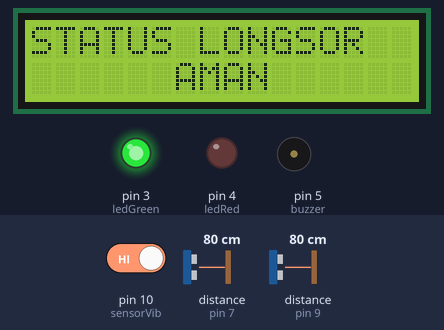
Simulated run of this sketch. Board: Arduino Uno, built with avr-gcc and run on an emulated ATmega328P. Parts: 16×2 character LCD, output pins drawn as LEDs (lit = HIGH), buzzer (waves = sounding). Wiring (inferred from the names in the program): 2 × ultrasonic range finder: trigger pin 6, echo pin 7 / trigger pin 8, echo pin 9. The inputs (shaded band) are chosen by the test bench; at power-on: distance to the obstacle (sensors on pin 7, pin 9) 80 cm, pin 10 (sensorVib) HIGH. The echo pulse lasts 58.3 µs per cm; pins used as bus, display or sensor lines are not drawn; what the sketch prints to the serial monitor is not drawn.

Above: at 1.2 s.
1.3 s: distance to the obstacle (sensor on pin 7) set to 34 cm
4.3 s: distance to the obstacle (sensor on pin 7) set to 28 cm
At 6.3 s:
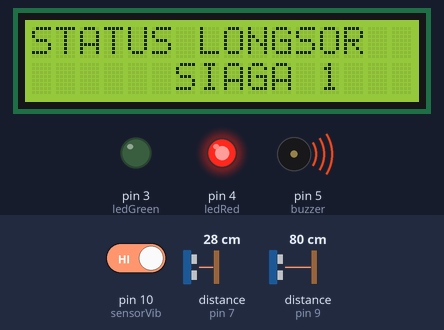
7.3 s: distance to the obstacle (sensor on pin 9) set to 19 cm
9.0 s: distance to the obstacle (sensor on pin 9) set to 14 cm
At 9.65 s:
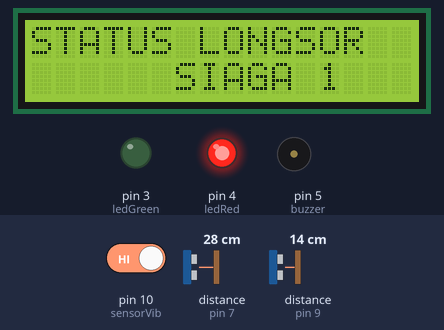
12.0 s: distance to the obstacle (sensor on pin 9) set to 18 cm
At 12.9 s:
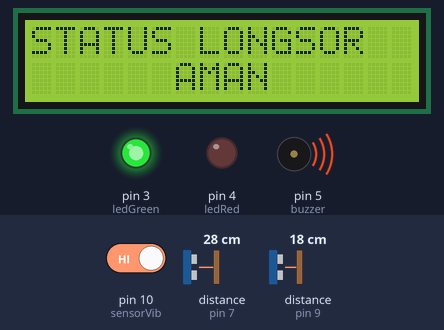
15.0 s: pin 10 (sensorVib) driven LOW
At 16.3 s:
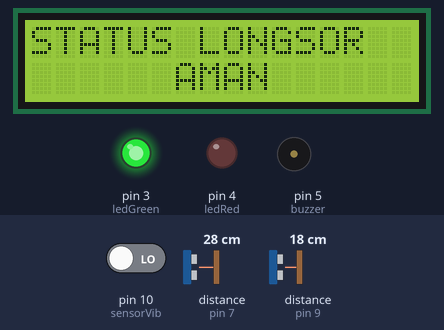
Timing chart, 0 to 18.0 s (numbered marks = the images above; inputs shaded):
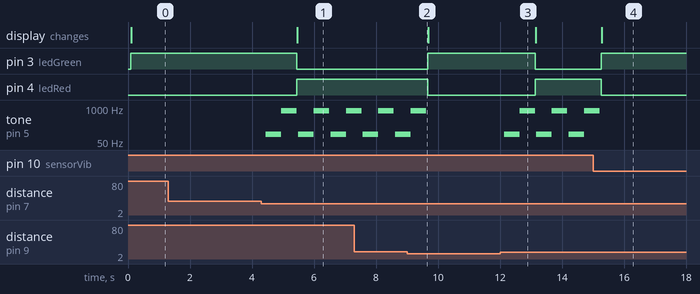

The sketch:

avalancheSensor.ino
```cpp
#include <LiquidCrystal.h>
#include <LiquidCrystal_I2C.h>
#include <Wire.h>

//jarak_1 = horizontal (ke tebing)
//jarak_2 = vertical (ke bawah)

//PROJECT LONGSOR
//millis
int tn1;
int tb1;

LiquidCrystal_I2C lcd (0x27,16,2);

//ultrasonic 1
#define trigPin_1 6 //pin D6
#define echoPin_1 7 //pin D7
long jarak_1;
long durasi_1;

//ultrasonic 2
#define trigPin_2  8 //pin D8
#define echoPin_2  9 //pin D9
long jarak_2;
long durasi_2;

//Aktuator atau Output
int ledRed = 4; //Merah
int ledGreen = 3; //Hijau
int buzzer = 5;

//vibration sensor
#define sensorVib 10 //pin D10
int vibrator;

void setup() {
  lcd.init();
  lcd.setCursor(0,0); lcd.print("STATUS LONGSOR");
  pinMode(trigPin_1, OUTPUT);
  pinMode(echoPin_1, INPUT);
  pinMode(trigPin_2, OUTPUT);
  pinMode(echoPin_2, INPUT);
  pinMode(sensorVib, INPUT);
  pinMode(ledRed, OUTPUT);
  pinMode(ledGreen, OUTPUT);
  pinMode(buzzer, OUTPUT);
  Serial.begin(9600);
}

void loop() {
 lcd.backlight();
 digitalWrite(trigPin_1, LOW);
 delayMicroseconds(2);
 digitalWrite(trigPin_1, HIGH);
 delayMicroseconds(10);
 digitalWrite(trigPin_1, LOW);
 durasi_1 = pulseIn(echoPin_1, HIGH);
 jarak_1 = durasi_1*0.034/2;
 Serial.print("Jarak Ultrasonic 1 = "); Serial.println(jarak_1);

 //Ultrasonic 2
 digitalWrite(trigPin_2, LOW);
 delayMicroseconds(2);
 digitalWrite(trigPin_2, HIGH);
 delayMicroseconds(10);
 digitalWrite(trigPin_2, LOW);
 durasi_2 = pulseIn(echoPin_2, HIGH);
 jarak_2 = durasi_2*0.034/2;
 Serial.print("Jarak Ultrasonic 2 = "); Serial.println(jarak_2);

 //Vibration Sensor
 vibrator = digitalRead(sensorVib);
 Serial.print("Status Getaran = ");Serial.println(vibrator);

 //Kondisi 1: TIDAK LONGSOR
 if(jarak_1 > 30 && jarak_1 < 38 && jarak_2 > 15 && vibrator == 0){
  digitalWrite(buzzer, LOW);
  digitalWrite(ledRed, LOW);
  digitalWrite(ledGreen, HIGH);
  lcd.setCursor(1,1); lcd.print("     AMAN      ");
  Serial.println("===AMAN===");
 }

//Kondisi 2: LONGSOR (SIAGA 1)
else if(jarak_1 < 31 && jarak_2 > 15 && vibrator == 1){
  tone(buzzer, 100);
  delay(500);
  tone(buzzer, 800);
  delay(500);
  noTone(buzzer);
  digitalWrite(ledRed, HIGH);
  digitalWrite(ledGreen, LOW);
  lcd.setCursor(1,1); lcd.print("     SIAGA 1      ");
  Serial.println("=== SIAGA 1 ! ! !===");
}

//Kondisi 3: LONGSOR (SIAGA 2)
else if(jarak_1 < 31 && jarak_2 > 16 && vibrator == 1){
  tone(buzzer, 200);
  delay(300);
  tone(buzzer, 200);
  delay(300);
  noTone(buzzer);
  digitalWrite(ledRed, HIGH);
  digitalWrite(ledGreen, LOW);
  lcd.setCursor(1,1); lcd.print("     SIAGA 2      ");
  Serial.println("=== SIAGA 2 ! ! !===");
}

//Kondisi 4: DILUAR KONDISI DI ATAS
else{
  digitalWrite(buzzer, LOW);
  digitalWrite(ledRed, LOW);
  digitalWrite(ledGreen, HIGH);
  lcd.setCursor(1,1); lcd.print("     AMAN      ");
  Serial.println("=== STATUS AMAN ===");
 }
}
```

Measured:
- the behaviour switches between 32 and 31 cm on distance to the obstacle (sensor on pin 7) (found by bisection; images 0 and 1)
- the behaviour switches between 17 and 16 cm on distance to the obstacle (sensor on pin 9) (found by bisection; images 1 and 2)
- after the input at 1.3 s, every drawn part: stays the same
- after the input at 4.3 s, pin 3 (ledGreen): HIGH → LOW after 1.1 s; pin 4 (ledRed): LOW → HIGH after 1.1 s; tone on pin 5 (buzzer): silent → 100 Hz after 0.14 s, then repeats every 1.0 s: 800 Hz 0.50 s, silent 0.05 s, 100 Hz 0.50 s; the display: changes after 1.2 s (image 1)
- after the input at 9.0 s, pin 3 (ledGreen): LOW → HIGH after 0.67 s; pin 4 (ledRed): HIGH → LOW after 0.67 s; tone on pin 5 (buzzer): goes on until 9.6 s, then stays silent
- after the input at 12.0 s, pin 3 (ledGreen): HIGH → LOW after 1.1 s; pin 4 (ledRed): LOW → HIGH after 1.1 s; tone on pin 5 (buzzer): silent → 100 Hz after 0.13 s, then repeats every 1.0 s: 800 Hz 0.50 s, silent 0.05 s, 100 Hz 0.50 s
- after the input at 15.0 s, pin 3 (ledGreen): LOW → HIGH after 0.27 s; pin 4 (ledRed): HIGH → LOW after 0.27 s; tone on pin 5 (buzzer): goes on until 15.2 s, then stays silent; the display: changes after 0.29 s (image 4)
